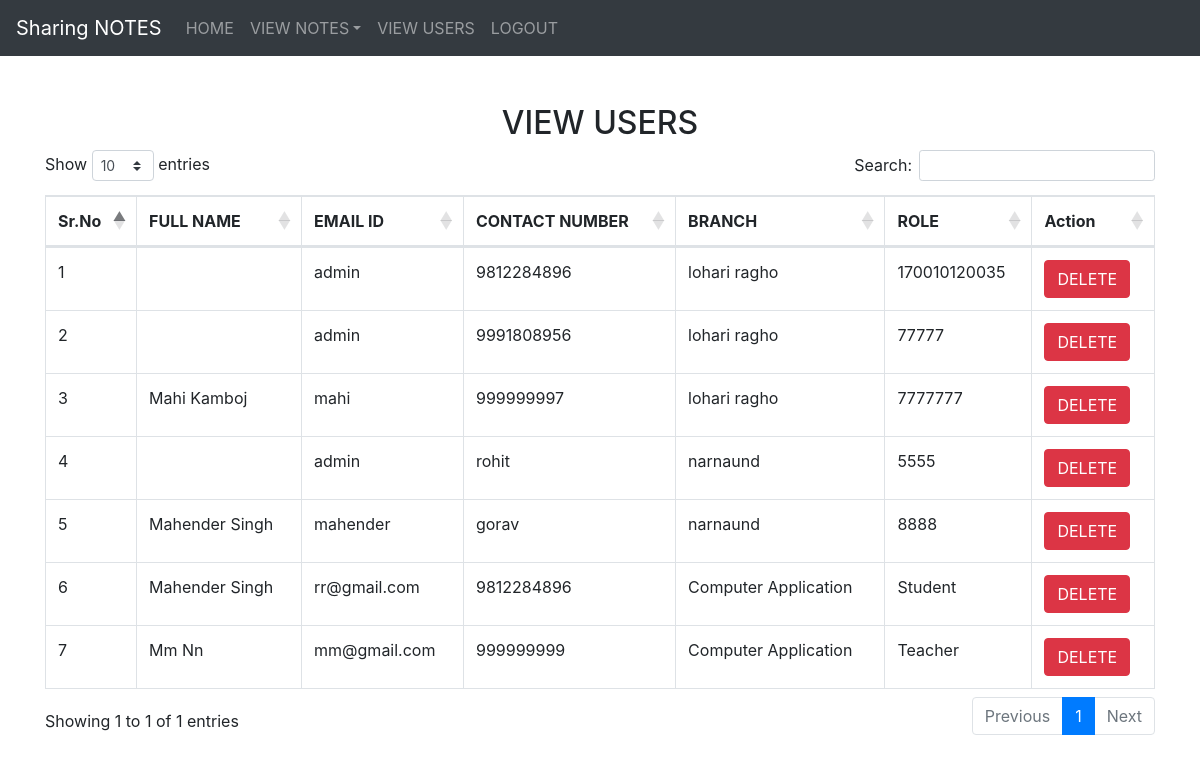
Page /view_user (signed in) on the committed database.
### notes/models.py (models this page shows, shortened)
class Signup(models.Model):
    user = models.ForeignKey(User,on_delete=models.CASCADE,default="")
    contact = models.CharField(max_length=13,null=True)
    branch= models.CharField(max_length=30,default="")
    role= models.CharField(max_length=30,default="")

### notes/views.py (the view)
# urls.py: path('view_user',views.view_user,name="view_user"),
def view_user(request):
    if not request.user.is_authenticated:
        return redirect('login_admin')
    user = Signup.objects.all()
    d = {'user':user}
    return render(request,"view_user.html",d)

### notes/templates/view_user.html (shortened to what this page needs)
{% extends "admin_nav.html" %}
{% load static %}
{% block content %}
<link rel="stylesheet" href="https://cdnjs.cloudflare.com/ajax/libs/twitter-bootstrap/4.5.2/css/bootstrap.css">
<link rel="stylesheet" href="https://cdn.datatables.net/1.11.4/css/dataTables.bootstrap4.min.css">
<div class="container mt-5">
    <h2 class="text-center">VIEW USERS</h2>
   <table class="table table-bordered" id="example">
       <thead>
       <tr>
           <th> Sr.No</th>
           <th>FULL NAME</th>
           <th>EMAIL ID</th>
           <th>CONTACT NUMBER</th>
           <th>BRANCH</th>
           <th>ROLE</th>
           <th>Action</th>
       </tr>
       </thead>
       {% for i in user %}
       <tbody>
       <tr>
           <td>{{forloop.counter}}</td>
           <td style= "text-transform:capitalize">{{i.user.first_name}} {{i.user.last_name}}</td>
           <td>{{i.user.username}}</td>
           <td>{{i.contact }}</td>
           <td>{{i.branch }}</td>
           <td>{{i.role}}</td>
           <td><a href="{% url 'delete_user' i.id %}"class="btn btn-danger" onclick="return confirm("are you sure delete data ?")">DELETE</a></td>
       </tr>
       {% endfor %}
        </tbody>
   </table>
</div>
{% endblock %}

### notes/static/css/mystyle.css (style rules this page uses)
.container { width:100%; height:300px; }

### rows in the picture
Signup: user.username "admin", contact "9812284896", branch "lohari ragho", role "170010120035"
Signup: user.username "admin", contact "9991808956", branch "lohari ragho", role "77777"
Signup: user.first_name "Mahi", user.last_name "Kamboj", user.username "mahi", contact "999999997", branch "lohari ragho", role "7777777"
Signup: user.username "admin", contact "rohit", branch "narnaund", role "5555"
Signup: user.first_name "Mahender", user.last_name "Singh", user.username "mahender", contact "gorav", branch "narnaund", role "8888"
Signup: user.first_name "Mahender", user.last_name "Singh", user.username "rr@gmail.com", contact "9812284896", branch "Computer Application", role "Student"
Signup: user.first_name "Mm", user.last_name "Nn", user.username "mm@gmail.com", contact "999999999", branch "Computer Application", role "Teacher"
